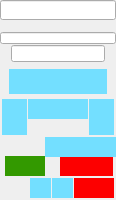
<?xml version="1.0" ?>
<ui version="4.0">
  <class>motorx-R6-10-1</class>
  <widget class="QWidget" name="screen">
    <property name="geometry">
      <rect>
        <x>10</x>
        <y>10</y>
        <width>116</width>
        <height>200</height>
      </rect>
    </property>
    <property name="styleSheet">
      <string notr="true">QWidget#screen {
  color: rgb(0, 0, 0);
  background-color: rgb(200, 200, 200);
  }</string>
    </property>
    <property name="windowTitle">
      <string>motorx-R6-10-1</string>
    </property>
    <widget class="QWidget" name="text_52">
      <property name="geometry">
        <rect>
          <x>1</x>
          <y>139</y>
          <width>45</width>
          <height>16</height>
        </rect>
      </property>
      <property name="styleSheet">
        <string notr="true">QWidget#text_52 {
  color: rgb(0, 0, 0);
  }</string>
      </property>
      <property name="toolTip">
        <string>TBA widget: text_52</string>
      </property>
    </widget>
    <widget class="QWidget" name="text_53">
      <property name="geometry">
        <rect>
          <x>0</x>
          <y>138</y>
          <width>45</width>
          <height>16</height>
        </rect>
      </property>
      <property name="styleSheet">
        <string notr="true">QWidget#text_53 {
  color: rgb(251, 243, 74);
  }</string>
      </property>
      <property name="toolTip">
        <string>TBA widget: text_53</string>
      </property>
    </widget>
    <widget class="PyDMLineEdit" name="text_update_16">
      <property name="geometry">
        <rect>
          <x>0</x>
          <y>0</y>
          <width>116</width>
          <height>20</height>
        </rect>
      </property>
      <property name="styleSheet">
        <string notr="true">PyDMLineEdit#text_update_16 {
  color: rgb(10, 0, 184);
  background-color: rgb(255, 255, 255);
  }</string>
      </property>
      <property name="toolTip">
        <string>PV: ${P}${M}.DESC</string>
      </property>
      <property name="readOnly">
        <bool>true</bool>
      </property>
      <property name="channel" stdset="0">
        <string>ca://${P}${M}.DESC</string>
      </property>
    </widget>
    <widget class="QWidget" name="rectangle_5">
      <property name="geometry">
        <rect>
          <x>6</x>
          <y>66</y>
          <width>104</width>
          <height>31</height>
        </rect>
      </property>
      <property name="styleSheet">
        <string notr="true">QWidget#rectangle_5 {
  color: rgb(115, 255, 107);
  }</string>
      </property>
      <property name="toolTip">
        <string>TBA widget: rectangle_5</string>
      </property>
    </widget>
    <widget class="QWidget" name="rectangle_6">
      <property name="geometry">
        <rect>
          <x>6</x>
          <y>66</y>
          <width>104</width>
          <height>31</height>
        </rect>
      </property>
      <property name="styleSheet">
        <string notr="true">QWidget#rectangle_6 {
  color: rgb(251, 243, 74);
  }</string>
      </property>
      <property name="toolTip">
        <string>TBA widget: rectangle_6</string>
      </property>
    </widget>
    <widget class="QWidget" name="rectangle_7">
      <property name="geometry">
        <rect>
          <x>6</x>
          <y>66</y>
          <width>104</width>
          <height>31</height>
        </rect>
      </property>
      <property name="styleSheet">
        <string notr="true">QWidget#rectangle_7 {
  color: rgb(0, 0, 0);
  }</string>
      </property>
      <property name="toolTip">
        <string>TBA widget: rectangle_7</string>
      </property>
    </widget>
    <widget class="QWidget" name="rectangle_8">
      <property name="geometry">
        <rect>
          <x>0</x>
          <y>97</y>
          <width>116</width>
          <height>40</height>
        </rect>
      </property>
      <property name="styleSheet">
        <string notr="true">QWidget#rectangle_8 {
  color: rgb(0, 0, 0);
  }</string>
      </property>
      <property name="toolTip">
        <string>TBA widget: rectangle_8</string>
      </property>
    </widget>
    <widget class="QWidget" name="text_54">
      <property name="geometry">
        <rect>
          <x>28</x>
          <y>121</y>
          <width>60</width>
          <height>15</height>
        </rect>
      </property>
      <property name="styleSheet">
        <string notr="true">QWidget#text_54 {
  color: rgb(115, 255, 107);
  }</string>
      </property>
      <property name="toolTip">
        <string>TBA widget: text_54</string>
      </property>
    </widget>
    <widget class="QWidget" name="text_55">
      <property name="geometry">
        <rect>
          <x>28</x>
          <y>127</y>
          <width>60</width>
          <height>10</height>
        </rect>
      </property>
      <property name="styleSheet">
        <string notr="true">QWidget#text_55 {
  color: rgb(251, 243, 74);
  }</string>
      </property>
      <property name="toolTip">
        <string>TBA widget: text_55</string>
      </property>
    </widget>
    <widget class="QWidget" name="message_button_6">
      <property name="geometry">
        <rect>
          <x>74</x>
          <y>178</y>
          <width>40</width>
          <height>20</height>
        </rect>
      </property>
      <property name="styleSheet">
        <string notr="true">QWidget#message_button_6 {
  color: rgb(251, 243, 74);
  background-color: rgb(253, 0, 0);
  }</string>
      </property>
      <property name="toolTip">
        <string>TBA widget: message_button_6</string>
      </property>
    </widget>
    <widget class="QWidget" name="message_button_7">
      <property name="geometry">
        <rect>
          <x>52</x>
          <y>178</y>
          <width>21</width>
          <height>20</height>
        </rect>
      </property>
      <property name="styleSheet">
        <string notr="true">QWidget#message_button_7 {
  color: rgb(0, 0, 0);
  background-color: rgb(115, 223, 255);
  }</string>
      </property>
      <property name="toolTip">
        <string>TBA widget: message_button_7</string>
      </property>
    </widget>
    <widget class="QWidget" name="rectangle_9">
      <property name="geometry">
        <rect>
          <x>0</x>
          <y>176</y>
          <width>116</width>
          <height>24</height>
        </rect>
      </property>
      <property name="styleSheet">
        <string notr="true">QWidget#rectangle_9 {
  color: rgb(0, 0, 0);
  }</string>
      </property>
      <property name="toolTip">
        <string>TBA widget: rectangle_9</string>
      </property>
    </widget>
    <widget class="QWidget" name="text_56">
      <property name="geometry">
        <rect>
          <x>0</x>
          <y>182</y>
          <width>30</width>
          <height>13</height>
        </rect>
      </property>
      <property name="styleSheet">
        <string notr="true">QWidget#text_56 {
  color: rgb(0, 216, 0);
  }</string>
      </property>
      <property name="toolTip">
        <string>TBA widget: text_56</string>
      </property>
    </widget>
    <widget class="QWidget" name="message_button_8">
      <property name="geometry">
        <rect>
          <x>30</x>
          <y>178</y>
          <width>21</width>
          <height>20</height>
        </rect>
      </property>
      <property name="styleSheet">
        <string notr="true">QWidget#message_button_8 {
  color: rgb(0, 0, 0);
  background-color: rgb(115, 223, 255);
  }</string>
      </property>
      <property name="toolTip">
        <string>TBA widget: message_button_8</string>
      </property>
    </widget>
    <widget class="QWidget" name="message_button_9">
      <property name="geometry">
        <rect>
          <x>60</x>
          <y>156</y>
          <width>53</width>
          <height>20</height>
        </rect>
      </property>
      <property name="styleSheet">
        <string notr="true">QWidget#message_button_9 {
  color: rgb(249, 218, 60);
  background-color: rgb(253, 0, 0);
  }</string>
      </property>
      <property name="toolTip">
        <string>TBA widget: message_button_9</string>
      </property>
    </widget>
    <widget class="QWidget" name="related_display_116">
      <property name="geometry">
        <rect>
          <x>5</x>
          <y>156</y>
          <width>40</width>
          <height>20</height>
        </rect>
      </property>
      <property name="styleSheet">
        <string notr="true">QWidget#related_display_116 {
  color: rgb(255, 255, 255);
  background-color: rgb(51, 153, 0);
  }</string>
      </property>
      <property name="toolTip">
        <string>TBA widget: related_display_116</string>
      </property>
    </widget>
    <widget class="QWidget" name="message_button_10">
      <property name="geometry">
        <rect>
          <x>2</x>
          <y>99</y>
          <width>25</width>
          <height>36</height>
        </rect>
      </property>
      <property name="styleSheet">
        <string notr="true">QWidget#message_button_10 {
  color: rgb(0, 0, 0);
  background-color: rgb(115, 223, 255);
  }</string>
      </property>
      <property name="toolTip">
        <string>TBA widget: message_button_10</string>
      </property>
    </widget>
    <widget class="QWidget" name="text_entry_42">
      <property name="geometry">
        <rect>
          <x>28</x>
          <y>99</y>
          <width>60</width>
          <height>20</height>
        </rect>
      </property>
      <property name="styleSheet">
        <string notr="true">QWidget#text_entry_42 {
  color: rgb(0, 0, 0);
  background-color: rgb(115, 223, 255);
  }</string>
      </property>
      <property name="toolTip">
        <string>TBA widget: text_entry_42</string>
      </property>
    </widget>
    <widget class="QWidget" name="message_button_11">
      <property name="geometry">
        <rect>
          <x>89</x>
          <y>99</y>
          <width>25</width>
          <height>36</height>
        </rect>
      </property>
      <property name="styleSheet">
        <string notr="true">QWidget#message_button_11 {
  color: rgb(0, 0, 0);
  background-color: rgb(115, 223, 255);
  }</string>
      </property>
      <property name="toolTip">
        <string>TBA widget: message_button_11</string>
      </property>
    </widget>
    <widget class="QWidget" name="text_entry_43">
      <property name="geometry">
        <rect>
          <x>9</x>
          <y>69</y>
          <width>98</width>
          <height>25</height>
        </rect>
      </property>
      <property name="styleSheet">
        <string notr="true">QWidget#text_entry_43 {
  color: rgb(0, 0, 0);
  background-color: rgb(115, 223, 255);
  }</string>
      </property>
      <property name="toolTip">
        <string>TBA widget: text_entry_43</string>
      </property>
    </widget>
    <widget class="QWidget" name="rectangle_10">
      <property name="geometry">
        <rect>
          <x>0</x>
          <y>45</y>
          <width>6</width>
          <height>50</height>
        </rect>
      </property>
      <property name="styleSheet">
        <string notr="true">QWidget#rectangle_10 {
  color: rgb(253, 0, 0);
  }</string>
      </property>
      <property name="toolTip">
        <string>TBA widget: rectangle_10</string>
      </property>
    </widget>
    <widget class="QWidget" name="rectangle_11">
      <property name="geometry">
        <rect>
          <x>110</x>
          <y>45</y>
          <width>6</width>
          <height>50</height>
        </rect>
      </property>
      <property name="styleSheet">
        <string notr="true">QWidget#rectangle_11 {
  color: rgb(253, 0, 0);
  }</string>
      </property>
      <property name="toolTip">
        <string>TBA widget: rectangle_11</string>
      </property>
    </widget>
    <widget class="PyDMLineEdit" name="text_update_17">
      <property name="geometry">
        <rect>
          <x>0</x>
          <y>32</y>
          <width>116</width>
          <height>12</height>
        </rect>
      </property>
      <property name="styleSheet">
        <string notr="true">PyDMLineEdit#text_update_17 {
  color: rgb(10, 0, 184);
  background-color: rgb(200, 200, 200);
  }</string>
      </property>
      <property name="toolTip">
        <string>PV: ${P}${M}.EGU</string>
      </property>
      <property name="readOnly">
        <bool>true</bool>
      </property>
      <property name="channel" stdset="0">
        <string>ca://${P}${M}.EGU</string>
      </property>
    </widget>
    <widget class="QWidget" name="rectangle_12">
      <property name="geometry">
        <rect>
          <x>0</x>
          <y>20</y>
          <width>116</width>
          <height>12</height>
        </rect>
      </property>
      <property name="styleSheet">
        <string notr="true">QWidget#rectangle_12 {
  color: rgb(10, 0, 184);
  }</string>
      </property>
      <property name="toolTip">
        <string>TBA widget: rectangle_12</string>
      </property>
    </widget>
    <widget class="QWidget" name="text_57">
      <property name="geometry">
        <rect>
          <x>0</x>
          <y>21</y>
          <width>116</width>
          <height>10</height>
        </rect>
      </property>
      <property name="styleSheet">
        <string notr="true">QWidget#text_57 {
  color: rgb(255, 255, 255);
  }</string>
      </property>
      <property name="toolTip">
        <string>TBA widget: text_57</string>
      </property>
    </widget>
    <widget class="QWidget" name="rectangle_13">
      <property name="geometry">
        <rect>
          <x>7</x>
          <y>41</y>
          <width>102</width>
          <height>26</height>
        </rect>
      </property>
      <property name="styleSheet">
        <string notr="true">QWidget#rectangle_13 {
  color: rgb(0, 0, 0);
  }</string>
      </property>
      <property name="toolTip">
        <string>TBA widget: rectangle_13</string>
      </property>
    </widget>
    <widget class="QWidget" name="rectangle_14">
      <property name="geometry">
        <rect>
          <x>9</x>
          <y>43</y>
          <width>98</width>
          <height>21</height>
        </rect>
      </property>
      <property name="styleSheet">
        <string notr="true">QWidget#rectangle_14 {
  color: rgb(251, 243, 74);
  }</string>
      </property>
      <property name="toolTip">
        <string>TBA widget: rectangle_14</string>
      </property>
    </widget>
    <widget class="PyDMLineEdit" name="text_update_18">
      <property name="geometry">
        <rect>
          <x>11</x>
          <y>45</y>
          <width>94</width>
          <height>17</height>
        </rect>
      </property>
      <property name="styleSheet">
        <string notr="true">PyDMLineEdit#text_update_18 {
  color: rgb(10, 0, 184);
  background-color: rgb(200, 200, 200);
  }</string>
      </property>
      <property name="toolTip">
        <string>PV: ${P}${M}.RBV</string>
      </property>
      <property name="readOnly">
        <bool>true</bool>
      </property>
      <property name="channel" stdset="0">
        <string>ca://${P}${M}.RBV</string>
      </property>
    </widget>
    <widget class="QWidget" name="text_58">
      <property name="geometry">
        <rect>
          <x>28</x>
          <y>119</y>
          <width>60</width>
          <height>10</height>
        </rect>
      </property>
      <property name="styleSheet">
        <string notr="true">QWidget#text_58 {
  color: rgb(251, 243, 74);
  }</string>
      </property>
      <property name="toolTip">
        <string>TBA widget: text_58</string>
      </property>
    </widget>
    <widget class="QWidget" name="rectangle_15">
      <property name="geometry">
        <rect>
          <x>6</x>
          <y>66</y>
          <width>104</width>
          <height>31</height>
        </rect>
      </property>
      <property name="styleSheet">
        <string notr="true">QWidget#rectangle_15 {
  color: rgb(253, 0, 0);
  }</string>
      </property>
      <property name="toolTip">
        <string>TBA widget: rectangle_15</string>
      </property>
    </widget>
    <widget class="QWidget" name="choice_button_10">
      <property name="geometry">
        <rect>
          <x>45</x>
          <y>137</y>
          <width>71</width>
          <height>20</height>
        </rect>
      </property>
      <property name="styleSheet">
        <string notr="true">QWidget#choice_button_10 {
  color: rgb(0, 0, 0);
  background-color: rgb(115, 223, 255);
  }</string>
      </property>
      <property name="toolTip">
        <string>TBA widget: choice_button_10</string>
      </property>
    </widget>
  </widget>
  <customwidgets>
    <customwidget>
      <class>PyDMLineEdit</class>
      <extends>QLineEdit</extends>
      <header>pydm.widgets.line_edit</header>
    </customwidget>
    <customwidget>
      <class>PyDMLabel</class>
      <extends>QLabel</extends>
      <header>pydm.widgets.label</header>
    </customwidget>
    <customwidget>
      <class>PyDMEmbeddedDisplay</class>
      <extends>QFrame</extends>
      <header>pydm.widgets.embedded_display</header>
    </customwidget>
    <customwidget>
      <class>PyDMRelatedDisplayButton</class>
      <extends>QPushButton</extends>
      <header>pydm.widgets.related_display_button</header>
    </customwidget>
  </customwidgets>
</ui>
